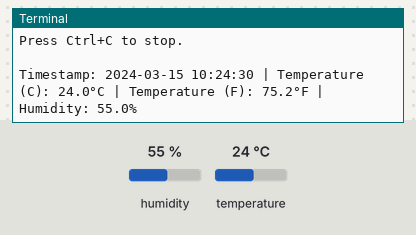
A program run on a simulated Raspberry Pi (BCM pin numbers). On the bench: the last lines printed to the terminal. Inputs (shaded band) come from the test bench; at power-on: humidity 55 %, temperature 24 °C. The clock reads 2024-03-15 10:24:30 at power-on unless the program sets it; files the program writes start out absent.

Above: at 1.2 s.
1.3 s: humidity set to 22 %
At 4.4 s:
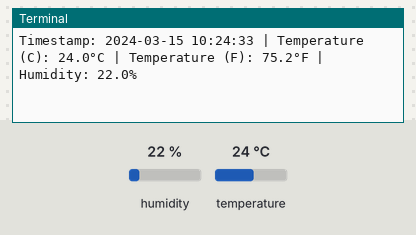
5.4 s: temperature set to 12 °C
At 7.7 s:
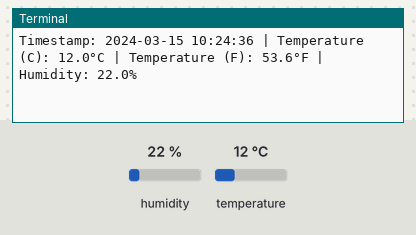
9.5 s: humidity set to 40 %
At 10.9 s:
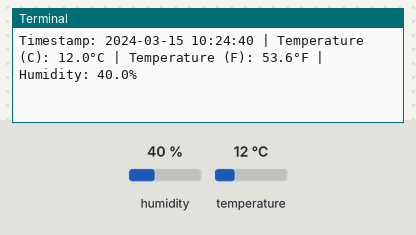
Timing chart, 0 to 12.5 s (numbered marks = the images above; inputs shaded):
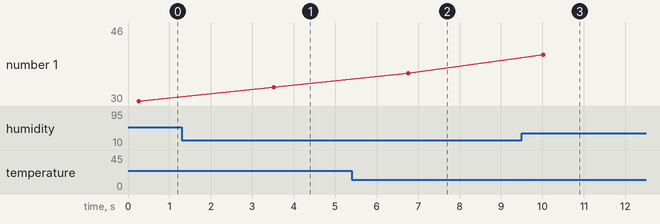

Measured:
- after the input at 1.3 s, the terminal: prints a new line after 2.2 s (image 1)
- after the input at 5.4 s, the terminal: prints a new line after 1.4 s (image 2)
- after the input at 9.5 s, the terminal: prints a new line after 0.52 s (image 3)

The program:

dht22-rpi5-trixie.py
```python
# new DHT22 script for Raspberry Pi 5 (Gemini 2.5 Pro)

"""
testing environment: Raspberry Pi 5
                 OS: Raspberry Pi OS / Debian 13 (trixie)
             Python: 3.13.x (ensured compatibility with Python 3.10 for other testing environments)
"""

import time
import board
import adafruit_dht
import csv
import os
from datetime import datetime

# --- Configuration ---
# The GPIO pin connected to the DHT22 data pin.
# board.D4 corresponds to GPIO4.
SENSOR_PIN = board.D4

# Time to wait between sensor readings, in seconds.
SAMPLE_INTERVAL = 3

# The name of the CSV file to log data to.
LOG_BASENAME = "dht22_log.csv"

# --- Main Script ---
def main():
    """
    Initializes the sensor, sets up the CSV file, and enters a loop
    to read and log sensor data.
    """

    print("DHT22 RPi Data Logger Version 0.0.1 - by DDX")
    print("")

    print(f"GPIO pin: {SENSOR_PIN.id}")
    print(f"Sample interval: {SAMPLE_INTERVAL} seconds")
    print("")

    # --- NEW: Generate a unique, timestamped filename ---
    try:
        # Format the current time for a filename
        run_timestamp = datetime.now().strftime("%Y-%m-%d_%H-%M-%S")
        CSV_FILE_PATH = f"{run_timestamp}_{LOG_BASENAME}"
    except Exception as e:
        print(f"Error generating timestamp for log file: {e}")
        return

    # Initialize the DHT22 sensor object.
    # The 'use_pulseio=False' argument is crucial for modern Raspberry Pi OS
    # and ensures it uses the digitalio backend.
    try:
        dht_sensor = adafruit_dht.DHT22(SENSOR_PIN, use_pulseio=False)
    except ValueError as ve:
        print(f"Error: Could not initialize sensor. Is it connected to GPIO{SENSOR_PIN.id}?")
        print(f"Details: {ve}")
        return
    except Exception as e:
        print(f"An unexpected error occurred during sensor initialization: {e}")
        return

    # --- NEW: Always create a new file and write the header ---
    try:
        with open(CSV_FILE_PATH, mode='w', newline='') as file:
            writer = csv.writer(file)
            writer.writerow(['Timestamp', 'Temperature-C', 'Temperature-F', 'Humidity_Percent'])
        print(f"Logging to new file: {CSV_FILE_PATH}")
    except IOError as e:
        print(f"Error: Could not create log file. Check permissions.")
        print(f"Details: {e}")
        return

    print("")
    print("--- Starting Temperature & Humidity Logging ---")
    print("Press Ctrl+C to stop.")
    print("")

    try:
        while True:
            try:
                # Read temperature and humidity from the sensor
                temperature_c = dht_sensor.temperature
                humidity = dht_sensor.humidity

                # Added Fahrenheit after the fact (Gemini can't u see the muricans DO NOT RESPECT CELSIUS LMAO)
                temperature_f = temperature_c * 9 / 5 + 32 if temperature_c is not None else None

                # The DHT22 can sometimes return None, especially on startup.
                if humidity is not None and temperature_c is not None:
                    # Get the current timestamp
                    timestamp = datetime.now().strftime("%Y-%m-%d %H:%M:%S")

                    # Print the readings to the console
                    print(
                        f"Timestamp: {timestamp} | "
                        f"Temperature (C): {temperature_c:.1f}°C | "
                        f"Temperature (F): {temperature_f:.1f}°F | "
                        f"Humidity: {humidity:.1f}%"
                    )

                    # Append the data to the CSV file
                    with open(CSV_FILE_PATH, mode='a', newline='') as file:
                        writer = csv.writer(file)
                        writer.writerow([timestamp, f"{temperature_c:.1f}", f"{temperature_f:.1f}", f"{humidity:.1f}"])

                else:
                    print("Sensor read failure. Retrying...")

            except RuntimeError as error:
                # DHT sensors can be finicky. This catches read errors.
                print(f"Error reading from sensor: {error.args[0]}")
            except Exception as e:
                print(f"An unexpected error occurred: {e}")

            # Wait for the specified interval before the next reading
            time.sleep(SAMPLE_INTERVAL)

    except KeyboardInterrupt:
        print("\nLogging stopped by user.")
    finally:
        # Clean up the sensor resources
        dht_sensor.exit()
        print("Sensor resources released. Exiting.")


if __name__ == "__main__":
    main()
```
